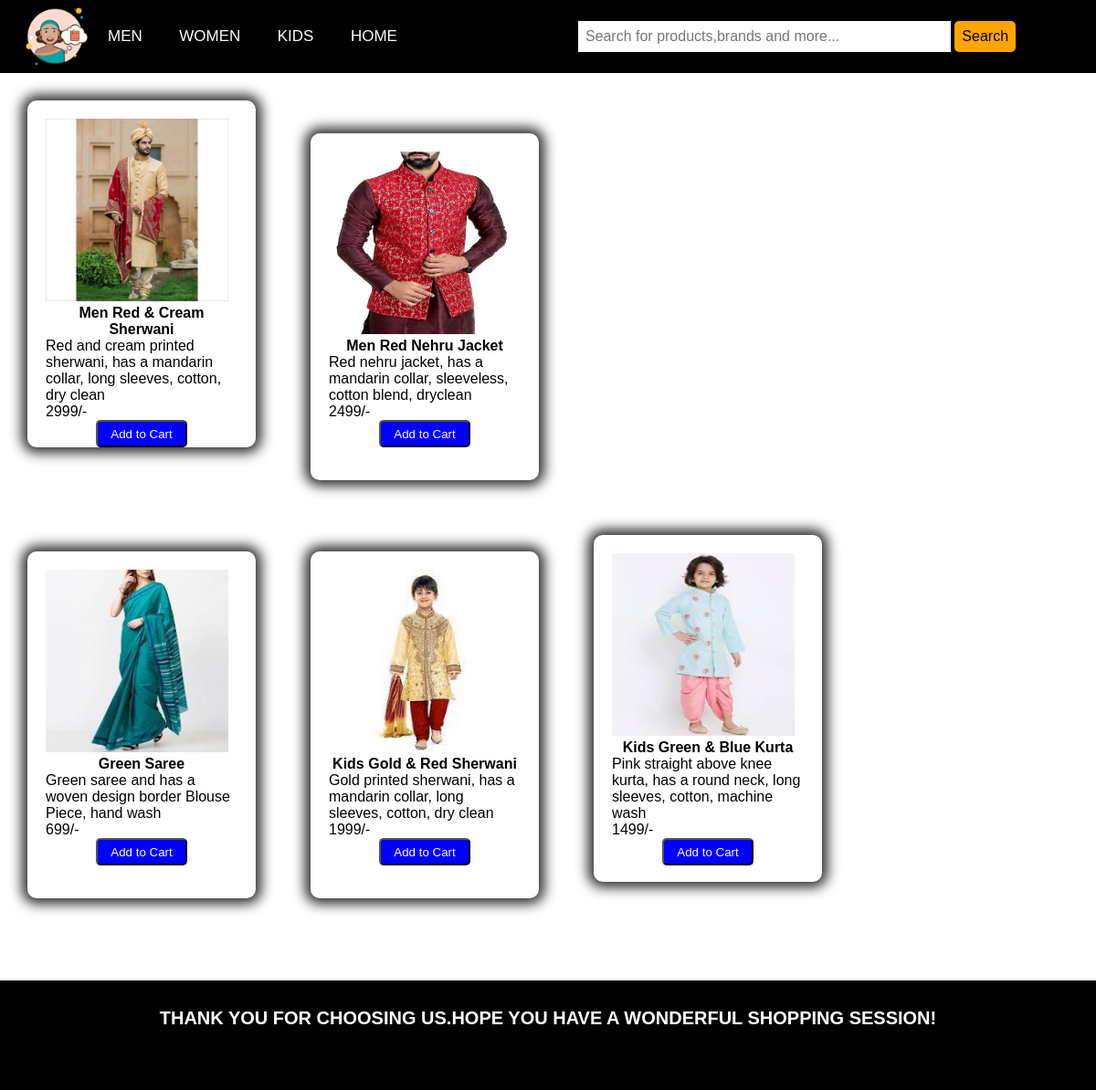
The page /ethnic_wear.php on the database its author committed.
### tables this page shows
CREATE TABLE `stock` (
  `item_id` int(200) NOT NULL,
  `category` varchar(200) NOT NULL,
  `item` varchar(200) NOT NULL,
  `product_name` varchar(200) DEFAULT NULL,
  `description` varchar(200) NOT NULL,
  `cost` int(200) NOT NULL,
  `image` varchar(200) NOT NULL
);

### ethnic_wear.php (the view, shortened to what this page needs)
<?php require_once "header.php";
?>
<!DOCTYPE html>
<html lang="en">
<head>
    <link rel="stylesheet" href="categories.css">
</head>
<body>
    <div class="page-content">
        <?php
        $stmt = $pdo->query("SELECT * FROM stock where item like '%ethnic%' or product_name like '%sherwani%'
        or product_name like '%nehru%'");
        while ($row = $stmt->fetch(PDO::FETCH_ASSOC)) {
            echo '<div class="shirts">';
            echo '<div class="card">';
            echo '<img src= "' . $row['image'] . '" alt="...">';
            echo '<p class="highlight">' . $row['product_name'] . '</p>';
            echo '<p>' . $row['description'] . '</p>';
            echo '<p>' . $row['cost'] . "/-" . '</p>';
            echo '<form method="POST">';
            echo '<button type=submit name="Add_to_Cart">Add to Cart</button>';
            echo '</form>';
            echo '</div>';
            echo '</div>';
        }
        ?>
    </div>
</body>
<footer>
    <h2>Thank you for choosing us.Hope you have a wonderful shopping session!</h2>
</footer>
</html>

### header.css (style rules this page uses)
* { padding: 0; margin: 0; text-decoration: none; box-sizing: border-box; list-style: none; font-family: sans-serif; }

### categories.css (style rules this page uses)
h2 { padding: 30px; font-size: 20px; margin-top: 20px; font-weight: bold; text-align: center; margin-bottom: 20px; text-transform: uppercase; font-weight: bolder; }
.shirts { display: inline-block; }
.card { width: 250px; height: 380px; margin: 30px; padding: 20px; border-radius: 10px; box-shadow: 0px 0px 14px 6px rgba(0, 0, 0, 0.84); }
.card p { font-family: sans-serif; font-size: medium; }
.highlight { text-align: center; font-weight: bold; }
.card img { width: 200px; height: 200px; }
.card button { display: block; margin-left: auto; margin-right: auto; margin-top: auto; width: 100px; height: 30px; border-radius: 5px; background-color: blue; color: #ffffff; outline: none; cursor: pointer; }
footer { width: 100%; height: 100px; background: #000000; margin-top: 40px; color: #ffffff; }
footer h2 { padding: 30px; font-size: 20px; margin-top: 20px; font-weight: bold; text-align: center; margin-bottom: 20px; text-transform: uppercase; font-weight: bolder; }
html, body { height: 100%; margin: 0; }
.page-content { min-height: 100%; margin-bottom: -100px; }
.page-content::after { content: ""; display: block; }
footer, .page-content::after { height: 120px; }

### rows shown on the page
stock: shows a picture, product_name "Men Red & Cream Sherwani", description "Red and cream printed sherwani, has a mandarin collar, long sleeves, cotton, dry clean", cost "2999"
stock: image (picture), product_name "Men Red Nehru Jacket", description "Red nehru jacket, has a mandarin collar, sleeveless, cotton blend, dryclean", cost "2499"
stock: image (picture), product_name "Green Saree", description "Green saree and has a woven design border Blouse Piece, hand wash", cost "699"
stock: image (picture), product_name "Kids Gold & Red Sherwani", description "Gold printed sherwani, has a mandarin collar, long sleeves, cotton, dry clean", cost "1999"
stock: image (picture), product_name "Kids Green & Blue Kurta", description "Pink straight above knee kurta, has a round neck, long sleeves, cotton, machine wash", cost "1499"
